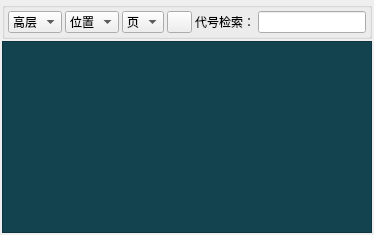
            <widget class="QWidget" name="tab_10">
             <attribute name="title">
              <string>端子</string>
             </attribute>
             <layout class="QVBoxLayout" name="verticalLayout_8">
              <property name="spacing">
               <number>2</number>
              </property>
              <property name="leftMargin">
               <number>2</number>
              </property>
              <property name="topMargin">
               <number>2</number>
              </property>
              <property name="rightMargin">
               <number>2</number>
              </property>
              <property name="bottomMargin">
               <number>2</number>
              </property>
              <item>
               <widget class="QGroupBox" name="groupTerminalFilter">
                <property name="minimumSize">
                 <size>
                  <width>0</width>
                  <height>30</height>
                 </size>
                </property>
                <property name="maximumSize">
                 <size>
                  <width>16777215</width>
                  <height>45</height>
                 </size>
                </property>
                <property name="title">
                 <string/>
                </property>
                <layout class="QHBoxLayout" name="horizontalLayout_8">
                 <property name="spacing">
                  <number>3</number>
                 </property>
                 <property name="leftMargin">
                  <number>3</number>
                 </property>
                 <property name="topMargin">
                  <number>3</number>
                 </property>
                 <property name="rightMargin">
                  <number>3</number>
                 </property>
                 <property name="bottomMargin">
                  <number>3</number>
                 </property>
                 <item>
                  <widget class="QComboBox" name="CbTermGaoceng">
                   <item>
                    <property name="text">
                     <string>高层</string>
                    </property>
                   </item>
                  </widget>
                 </item>
                 <item>
                  <widget class="QComboBox" name="CbTermPos">
                   <item>
                    <property name="text">
                     <string>位置</string>
                    </property>
                   </item>
                  </widget>
                 </item>
                 <item>
                  <widget class="QComboBox" name="CbTermPage">
                   <item>
                    <property name="text">
                     <string>页</string>
                    </property>
                   </item>
                  </widget>
                 </item>
                 <item>
                  <widget class="QPushButton" name="BtnTermFilter">
                   <property name="minimumSize">
                    <size>
                     <width>22</width>
                     <height>22</height>
                    </size>
                   </property>
                   <property name="maximumSize">
                    <size>
                     <width>25</width>
                     <height>25</height>
                    </size>
                   </property>
                   <property name="text">
                    <string/>
                   </property>
                   <property name="icon">
                    <iconset resource="image.qrc">
                     <normaloff>:/new/prefix1/image/重置.png</normaloff>:/new/prefix1/image/重置.png</iconset>
                   </property>
                  </widget>
                 </item>
                 <item>
                  <widget class="QLabel" name="label_6">
                   <property name="text">
                    <string>代号检索：</string>
                   </property>
                  </widget>
                 </item>
                 <item>
                  <widget class="QLineEdit" name="EdTermTagFilter">
                   <property name="styleSheet">
                    <string notr="true"/>
                   </property>
                  </widget>
                 </item>
                </layout>
               </widget>
              </item>
              <item>
               <widget class="QTreeView" name="treeViewTerminal">
                <property name="styleSheet">
                 <string notr="true">QTreeView{background-color: rgba(19, 67, 79, 1);
color: rgb(255, 255, 255);}

QTreeView::branch:closed:has-children{
	image: url(:/new/prefix1/image/下拉3.png);
}
QTreeView::branch:open:has-children{
	image: url(:/new/prefix1/image/上拉.png);
}</string>
                </property>
                <property name="editTriggers">
                 <set>QAbstractItemView::NoEditTriggers</set>
                </property>
                <property name="dragDropMode">
                 <enum>QAbstractItemView::NoDragDrop</enum>
                </property>
                <property name="defaultDropAction">
                 <enum>Qt::IgnoreAction</enum>
                </property>
                <property name="selectionMode">
                 <enum>QAbstractItemView::ExtendedSelection</enum>
                </property>
               </widget>
              </item>
             </layout>
            </widget>
